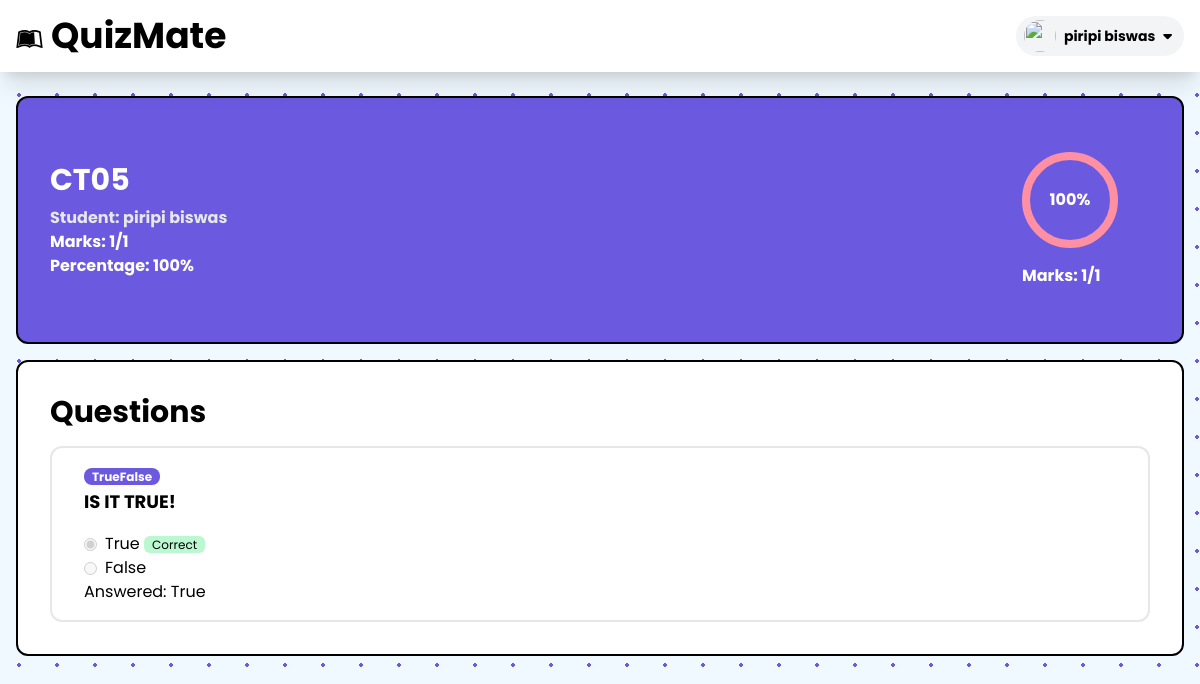
Screenshot of /home/exam/7/reportcard (signed in) with the database file from the repository.
### exam/models.py (models this page shows, shortened)
class Exam(models.Model):
    classes = models.ForeignKey(Class, related_name='exams', on_delete=models.CASCADE)
    name = models.CharField(max_length=100)
    date = models.DateField(default=None)
    start_time = models.TimeField(default=None)
    duration = models.IntegerField(default=60, null=True, blank=True)
    instruction = models.TextField(null=True, blank=True)

class AnswerSheet(models.Model):
    STATUS_TYPE = (
        ('NOT_STARTED', 'NOT_STARTED'),
        ('STARTED', 'STARTED'),
        ('SUBMITTED', 'SUBMITTED'),
    )
    exam = models.ForeignKey(Exam, related_name='answer_sheets', on_delete=models.CASCADE)
    student = models.ForeignKey(settings.AUTH_USER_MODEL, related_name='answersheets', on_delete=models.CASCADE)
    status = models.CharField(max_length=100, choices=STATUS_TYPE, default='NOT_STARTED')
    mark = models.IntegerField(default=0, null=True, blank=True)
    total_marks = models.IntegerField(default=0, null=True, blank=True)
    percentage = models.IntegerField(default=0, null=True, blank=True)

class Answer(models.Model):
    answersheet = models.ForeignKey(AnswerSheet, related_name='answers', on_delete=models.CASCADE)
    question = models.ForeignKey('Question', related_name='answers', on_delete=models.CASCADE)
    answer = models.TextField()
    is_correct = models.BooleanField(default=False)
    mark = models.IntegerField(default=(1 if is_correct else 0))
    answered = models.BooleanField(default=False)

class Question(models.Model):
    exam = models.ForeignKey(Exam, related_name='questions', on_delete=models.CASCADE)
    QUESTION_TYPE = (
        ('SingleMCQ', 'SingleMCQ'),
        ('MultipleMCQ', 'MultipleMCQ'),
        ('TrueFalse', 'TrueFalse'),
        ('Subjective', 'Subjective'),
    )
    question = models.TextField()
    question_type = models.CharField(max_length=100, choices=QUESTION_TYPE)
    mark = models.IntegerField(default=1)
    options = models.ManyToManyField('Option', related_name='questions', blank=True)

class Option(models.Model):
    option = models.TextField()
    is_correct = models.BooleanField(default=False)

### exam/views.py (the view)
# urls.py: path('exam/<int:exam_id>/reportcard', reportcardView, name='reportcard'),
def reportcardView(request,exam_id, student_id=None):
    if request.user.id == Exam.objects.get(id=exam_id).classes.teacher.id and not student_id:
        exam = Exam.objects.get(id=exam_id)
        if AnswerSheet.objects.filter(student=request.user.id).exists():
            AnswerSheet.objects.filter(student = request.user.id).delete()
        answersheet = AnswerSheet.objects.filter(exam=exam)
        data = {"exam": exam, "answersheet": answersheet}
        return render (request, 'exam/reportcard.html', data)
    elif request.user.id == Exam.objects.get(id=exam_id).classes.teacher.id and student_id:
        student_id = student_id
    else:
        student_id = request.user.id
    student = User.objects.get(id=student_id)
    exam = Exam.objects.get(id=exam_id)
    questions = Question.objects.filter(exam=exam_id)
    if not AnswerSheet.objects.filter(exam=exam, student=student_id).exists():
        AnswerSheet.objects.create(exam=Exam.objects.get(id=exam_id), student=request.user, status="SUBMITTED")
    answersheet = AnswerSheet.objects.get(exam=exam, student=student_id)
    for question in questions:
        if not (Answer.objects.filter(answersheet=answersheet, question=question).exists()):
            Answer.objects.create(answersheet=answersheet, question=question, answer="Not Answered", mark=0, is_correct=False, answered=False)
    answersheet = AnswerSheet.objects.get(exam=exam, student=student_id)
    a = Answer.objects.filter(answersheet=answersheet)
    data = {"exam": exam, "answersheet": answersheet, "answers": a, "student": student}
    return render(request, 'exam/singlereportcard.html', data)

### templates/exam/singlereportcard.html (shortened to what this page needs)
{%extends "exam/base.html" %} {% load static %} {% block content %}
<div class="max-w-7xl mx-auto my-2 p-4">
    <div class="card bg-primary w-full rounded-xl text-white font-bold border-2 border-black flex justify-between items-center">
        <div class="px-8 py-16">
            <h1 class="text-3xl font-bold">{{exam.name}}</h1>
            <p class="text-md mt-1 text-gray-200">
                Student: {{student.first_name}} {{student.last_name}}
            </p>
            <p>
                Marks: {{answersheet.mark}}/{{answersheet.total_marks}}
            </p>
            <p>
                Percentage: {{answersheet.percentage}}%
            </p>
        </div>
        <div class="pr-16">
            <div class="mb-4 h-24 w-24 rounded-full border-8 border-tertiary flex flex-col items-center justify-center font-bold">
                <span>{{answersheet.percentage}}%</span>
            </div>
            <span>
                Marks: {{answersheet.mark}}/{{answersheet.total_marks}}
            </span>
        </div>
    </div>
    <div>
        <div class="card bg-white w-full rounded-xl mt-4 border-2 border-black">
            <div class="p-8">
                <div class="flex justify-between items-center">
                    <h1 class="text-3xl font-bold">Questions</h1>
                </div>
                <div class="mt-4">
                    {% for answer in answers %}
                    <div class="card bg-white w-full rounded-xl mt-4 border-2">
                        <div class="px-8 py-4">
                            <span class="mb-1 bg-primary text-white font-bold rounded-lg px-2 text-xs" id="qtype{{question.id}}">{{answer.question.question_type}}</span>
                            <div class="flex justify-start gap-8">
                                <h1 id="q{{question.id}}" class="text-lg font-bold prose prose-slate">{{answer.question.question | safe}}</h1>
                            </div>
                            <div class="mt-4">
                                <div class="flex flex-col">
                                    {% for option in answer.question.options.all %}
                                    <div class="flex items-center">
                                        {% if option.option == answer.answer %}
                                        <input
                                            type="radio"
                                            id="answer"
                                            class="mr-2 text-primary"
                                            disabled
                                            checked
                                        />
                                        {% else %}
                                        <input
                                            type="radio"
                                            id="answer"
                                            class="mr-2 text-primary"
                                            disabled
                                        />
                                        {% endif %}
                                        <label for="answer1"
                                            > <span class="{{question.id}}answer">{{option.option}}</span>
                                            {% if option.is_correct %}
                                            <span id="" class="text-xs px-2 rounded-md bg-green-200">Correct</span>
                                            {% endif %}
                                            </label
                                        >
                                    </div>
                                    {% endfor %}
                                    <p>Answered: {{answer.answer}}</p>
                                </div>
                            </div>
                        </div>
                    </div>
                        {% endfor %}
                </div>
            </div>
        </div>
    </div>
    </div>
    {%endblock%}

### templates/reusable/exam_header.html (shortened to what this page needs)
{% load static %}
<div class="sticky top-0 max-w-screen bg-white py-4 shadow-xl">
    <div class="max-w-7xl px-4 flex justify-between items-center mx-auto">
        <div>
            <a href="/home" class="text-xl md:text-2xl lg:text-4xl text-black font-bold" ><i class="text-2xl mr-2 fa fa-leanpub"></i>QuizMate</a>
        </div>
        <div class="relative ml-3">
            <div>
                <button
                    type="button"
                    class="flex max-w-xs items-center rounded-full bg-gray-100 py-1 px-2 gap-2 text-sm focus:outline-none focus:ring-2 focus:ring-white focus:ring-offset-2 focus:ring-offset-gray-800"
                    id="user-menu-button"
                    aria-expanded="false"
                    aria-haspopup="true"
                    onclick="profileheaderModal()"
                >
                    <img
                        class="h-8 w-8 rounded-full"
                        src="https://www.clipartmax.com/png/middle/171-1717870_stockvader-predicted-cron-for-may-user-profile-icon-png.png"
                        alt=""
                    />
                    <p>
                        {% if request.user.first_name != "" %}
                        <span class="font-bold">
                            {{request.user.first_name}}
                            {{request.user.last_name}}
                        </span>
                        {% else %}
                        <span class="font-bold">{{request.user.username}}</span>
                        {% endif %}
                    </p>
                    <i class="fa-solid fa-caret-down mr-1"></i>
                </button>
            </div>
        </div>
    </div>
</div>

### static/exam/base.css (style rules this page uses)
.polkabg { background-image: radial-gradient( #6b5ae0 1.6500000000000001px, #f0f9ff 1.6500000000000001px ); background-size: 38px 38px; }

### rows the page displays
Exam: name "CT05"
AnswerSheet: mark "1", total_marks "1", percentage "100"
Answer: question.question_type "TrueFalse", question.question "IS IT TRUE!", answer "True"
Option: option "True", is_correct "Correct"
Option: option "False"

### other values shown
{{ request.user.first_name }} "piripi"
{{ request.user.last_name }} "biswas"
{{ student.first_name }} "piripi"
{{ student.last_name }} "biswas"
